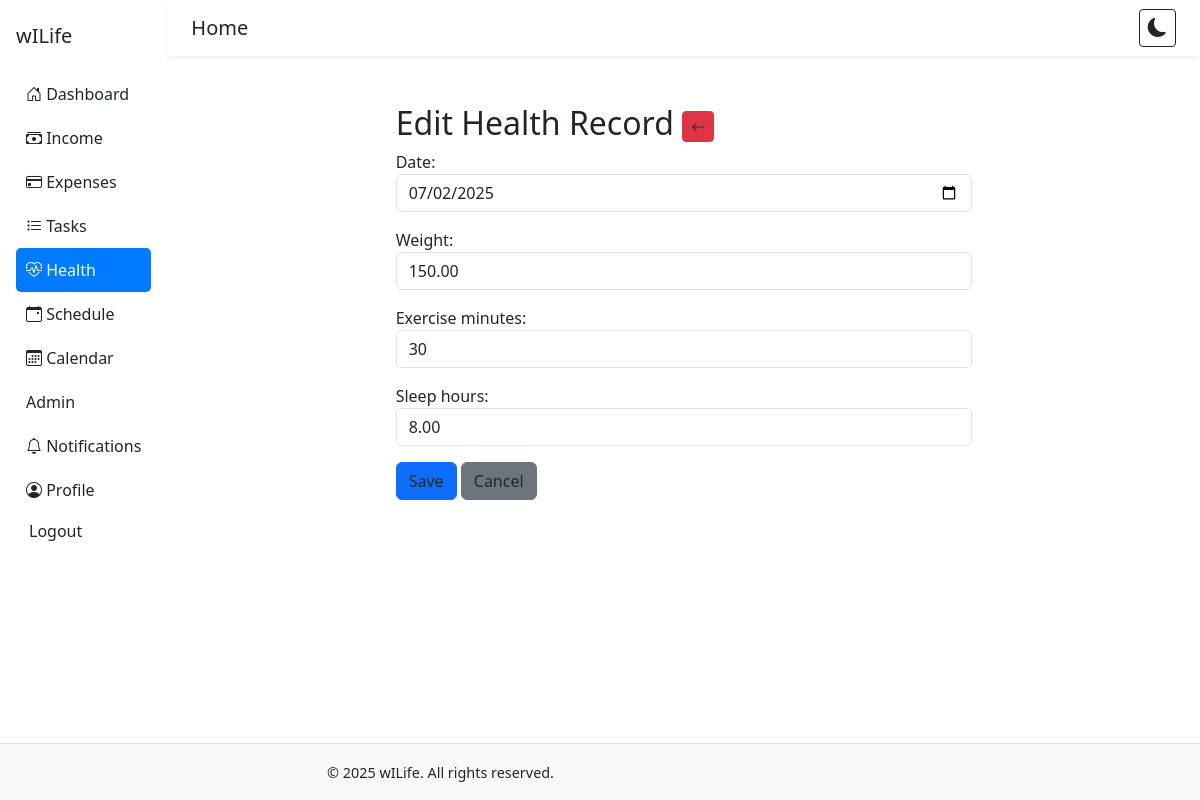
The page /health/1/edit/ (signed in) on the database its author committed.
### core/models.py (models this page shows, shortened)
class HealthRecord(models.Model):
    user = models.ForeignKey(User, on_delete=models.CASCADE, related_name='health_records')
    date = models.DateField()
    weight = models.DecimalField(max_digits=5, decimal_places=2, null=True, blank=True)  # in kg
    exercise_minutes = models.PositiveIntegerField(null=True, blank=True)
    sleep_hours = models.DecimalField(max_digits=4, decimal_places=2, null=True, blank=True)

### core/views.py (the view)
# urls.py: path('health/<int:pk>/edit/', views.health_update, name='health_update'),
@login_required
def health_update(request, pk):
    health = get_object_or_404(HealthRecord, pk=pk, user=request.user)
    if request.method == 'POST':
        form = HealthRecordForm(request.POST, instance=health)
        if form.is_valid():
            form.save()
            Notification.objects.create(
                user=request.user,
                message=f"Health record updated for date {health.date}"
            )
            messages.success(request, 'Health record updated successfully.')
            return redirect('health_list')
    else:
        form = HealthRecordForm(instance=health)
    return render(request, 'health_form.html', {'form': form})

### core/forms.py
class HealthRecordForm(forms.ModelForm):
    class Meta:
        model = HealthRecord
        fields = ['date', 'weight', 'exercise_minutes', 'sleep_hours']
        widgets = {
            'date': forms.DateInput(attrs={'type': 'date', 'class': 'form-control'}),
            'weight': forms.NumberInput(attrs={'class': 'form-control', 'placeholder': 'Weight in kg'}),
            'exercise_minutes': forms.NumberInput(attrs={'class': 'form-control', 'placeholder': 'Exercise minutes'}),
            'sleep_hours': forms.NumberInput(attrs={'class': 'form-control', 'placeholder': 'Sleep hours'}),
        }

### core/context_processors.py (called while the page is built)
def current_year(request):
    return {'year': datetime.now().year}

### core/templates/health_form.html (shortened to what this page needs)
{% extends 'base.html' %}
{% block content %}
<div class="container py-4" style="max-width: 600px;">
  <h2>{{ form.instance.pk|yesno:"Edit Health Record,Add Health Record" }} <a href="{% url 'health_list' %}" class="btn btn-sm btn-danger" title="Back to List">
            <i class="bi bi-arrow-left"></i>
          </a></h2>
  <form method="post" novalidate>
      <div class="mb-3">
          {{ form.date.label_tag }}
          {{ form.date }}
      </div>
      <div class="mb-3">
          {{ form.weight.label_tag }}
          {{ form.weight }}
      </div>
      <div class="mb-3">
          {{ form.exercise_minutes.label_tag }}
          {{ form.exercise_minutes }}
      </div>
      <div class="mb-3">
          {{ form.sleep_hours.label_tag }}
          {{ form.sleep_hours }}
      </div>
      <button type="submit" class="btn btn-primary">Save</button>
      <a href="{% url 'health_list' %}" class="btn btn-secondary">Cancel</a>
  </form>
</div>
{% endblock %}

### core/templates/base.html (style rules this page uses)
body, .sidebar, .navbar, .container-fluid, .main-content { background-color: white !important; color: #212529 !important; }
.sidebar a, .navbar a, .btn, .navbar-brand { color: inherit; }

### rows shown on the page
HealthRecord: instance.pk "Edit Health Record", date "07/02/2025", weight "150.00", exercise_minutes "30", sleep_hours "8.00"
